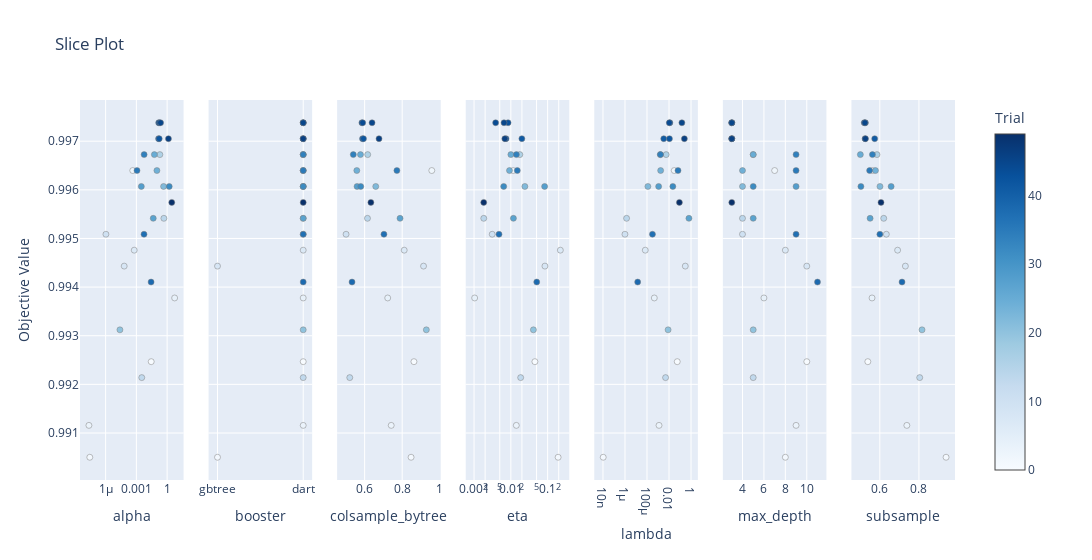

The notebook cell this image was saved under:
### Code cell
vis.plot_slice(study)

### Figure 1 — Plotly figure (JSON) as saved in the notebook; plotly's stock layout.template omitted (floating-point values rounded to 4 significant figures)
{"data": [{"marker": {"color": [0, 1, 2, 3, 4, 7, 8, 10, 13, 14, 16, 20, 22, 24, 25, 27, 28, 32, 34, 35, 37, 38, 41, 42, 43, 44, 45, 46, 49], "colorbar": {"title": {"text": "Trial"}, "x": 1, "xpad": 40}, "colorscale": [[0, "rgb(247,251,255)"], [0.125, "rgb(222,235,247)"], [0.25, "rgb(198,219,239)"], [0.375, "rgb(158,202,225)"], [0.5, "rgb(107,174,214)"], [0.625, "rgb(66,146,198)"], [0.75, "rgb(33,113,181)"], [0.875, "rgb(8,81,156)"], [1, "rgb(8,48,107)"]], "line": {"color": "Grey", "width": 0.5}, "showscale": true}, "mode": "markers", "name": "Feasible Trial", "showlegend": false, "type": "scatter", "x": [0.02797, 2.872e-08, 0.0004416, 2.358e-08, 5.4, 0.0006178, 6.49e-05, 1.071e-06, 0.003345, 0.4804, 0.1957, 2.482e-05, 0.4498, 0.101, 0.05675, 0.0442, 0.003044, 1.597, 0.005688, 0.001147, 0.005543, 0.02718, 0.1459, 0.1689, 0.1508, 0.1731, 0.2299, 1.345, 2.831], "xaxis": "x", "y": [0.9925, 0.9905, 0.9964, 0.9912, 0.9938, 0.9948, 0.9944, 0.9951, 0.9921, 0.9954, 0.9967, 0.9931, 0.9961, 0.9964, 0.9967, 0.9954, 0.9961, 0.9961, 0.9967, 0.9964, 0.9951, 0.9941, 0.9971, 0.9971, 0.9974, 0.9974, 0.9974, 0.9971, 0.9957], "yaxis": "y"}, {"marker": {"color": [0, 1, 2, 3, 4, 7, 8, 10, 13, 14, 16, 20, 22, 24, 25, 27, 28, 32, 34, 35, 37, 38, 41, 42, 43, 44, 45, 46, 49], "colorbar": {"title": {"text": "Trial"}, "x": 1, "xpad": 40}, "colorscale": [[0, "rgb(247,251,255)"], [0.125, "rgb(222,235,247)"], [0.25, "rgb(198,219,239)"], [0.375, "rgb(158,202,225)"], [0.5, "rgb(107,174,214)"], [0.625, "rgb(66,146,198)"], [0.75, "rgb(33,113,181)"], [0.875, "rgb(8,81,156)"], [1, "rgb(8,48,107)"]], "line": {"color": "Grey", "width": 0.5}, "showscale": false}, "mode": "markers", "name": "Feasible Trial", "showlegend": false, "type": "scatter", "x": ["dart", "gbtree", "dart", "dart", "dart", "dart", "gbtree", "dart", "dart", "dart", "dart", "dart", "dart", "dart", "dart", "dart", "dart", "dart", "dart", "dart", "dart", "dart", "dart", "dart", "dart", "dart", "dart", "dart", "dart"], "xaxis": "x2", "y": [0.9925, 0.9905, 0.9964, 0.9912, 0.9938, 0.9948, 0.9944, 0.9951, 0.9921, 0.9954, 0.9967, 0.9931, 0.9961, 0.9964, 0.9967, 0.9954, 0.9961, 0.9961, 0.9967, 0.9964, 0.9951, 0.9941, 0.9971, 0.9971, 0.9974, 0.9974, 0.9974, 0.9971, 0.9957], "yaxis": "y2"}, {"marker": {"color": [0, 1, 2, 3, 4, 7, 8, 10, 13, 14, 16, 20, 22, 24, 25, 27, 28, 32, 34, 35, 37, 38, 41, 42, 43, 44, 45, 46, 49], "colorbar": {"title": {"text": "Trial"}, "x": 1, "xpad": 40}, "colorscale": [[0, "rgb(247,251,255)"], [0.125, "rgb(222,235,247)"], [0.25, "rgb(198,219,239)"], [0.375, "rgb(158,202,225)"], [0.5, "rgb(107,174,214)"], [0.625, "rgb(66,146,198)"], [0.75, "rgb(33,113,181)"], [0.875, "rgb(8,81,156)"], [1, "rgb(8,48,107)"]], "line": {"color": "Grey", "width": 0.5}, "showscale": false}, "mode": "markers", "name": "Feasible Trial", "showlegend": false, "type": "scatter", "x": [0.8627, 0.8474, 0.9577, 0.7416, 0.723, 0.8109, 0.9138, 0.5011, 0.5208, 0.6152, 0.6163, 0.9287, 0.6592, 0.5583, 0.5778, 0.7886, 0.5597, 0.5793, 0.5396, 0.7718, 0.7029, 0.5328, 0.5887, 0.594, 0.5855, 0.5897, 0.6395, 0.6766, 0.6332], "xaxis": "x3", "y": [0.9925, 0.9905, 0.9964, 0.9912, 0.9938, 0.9948, 0.9944, 0.9951, 0.9921, 0.9954, 0.9967, 0.9931, 0.9961, 0.9964, 0.9967, 0.9954, 0.9961, 0.9961, 0.9967, 0.9964, 0.9951, 0.9941, 0.9971, 0.9971, 0.9974, 0.9974, 0.9974, 0.9971, 0.9957], "yaxis": "y3"}, {"marker": {"color": [0, 1, 2, 3, 4, 7, 8, 10, 13, 14, 16, 20, 22, 24, 25, 27, 28, 32, 34, 35, 37, 38, 41, 42, 43, 44, 45, 46, 49], "colorbar": {"title": {"text": "Trial"}, "x": 1, "xpad": 40}, "colorscale": [[0, "rgb(247,251,255)"], [0.125, "rgb(222,235,247)"], [0.25, "rgb(198,219,239)"], [0.375, "rgb(158,202,225)"], [0.5, "rgb(107,174,214)"], [0.625, "rgb(66,146,198)"], [0.75, "rgb(33,113,181)"], [0.875, "rgb(8,81,156)"], [1, "rgb(8,48,107)"]], "line": {"color": "Grey", "width": 0.5}, "showscale": false}, "mode": "markers", "name": "Feasible Trial", "showlegend": false, "type": "scatter", "x": [0.04511, 0.1928, 0.01158, 0.01409, 0.001038, 0.2217, 0.08447, 0.003114, 0.01849, 0.001836, 0.01755, 0.04101, 0.02405, 0.009179, 0.01002, 0.01174, 0.08285, 0.006396, 0.01415, 0.01498, 0.004771, 0.05057, 0.01995, 0.007404, 0.008407, 0.003863, 0.006525, 0.006861, 0.001832], "xaxis": "x4", "y": [0.9925, 0.9905, 0.9964, 0.9912, 0.9938, 0.9948, 0.9944, 0.9951, 0.9921, 0.9954, 0.9967, 0.9931, 0.9961, 0.9964, 0.9967, 0.9954, 0.9961, 0.9961, 0.9967, 0.9964, 0.9951, 0.9941, 0.9971, 0.9971, 0.9974, 0.9974, 0.9974, 0.9971, 0.9957], "yaxis": "y4"}, {"marker": {"color": [0, 1, 2, 3, 4, 7, 8, 10, 13, 14, 16, 20, 22, 24, 25, 27, 28, 32, 34, 35, 37, 38, 41, 42, 43, 44, 45, 46, 49], "colorbar": {"title": {"text": "Trial"}, "x": 1, "xpad": 40}, "colorscale": [[0, "rgb(247,251,255)"], [0.125, "rgb(222,235,247)"], [0.25, "rgb(198,219,239)"], [0.375, "rgb(158,202,225)"], [0.5, "rgb(107,174,214)"], [0.625, "rgb(66,146,198)"], [0.75, "rgb(33,113,181)"], [0.875, "rgb(8,81,156)"], [1, "rgb(8,48,107)"]], "line": {"color": "Grey", "width": 0.5}, "showscale": false}, "mode": "markers", "name": "Feasible Trial", "showlegend": false, "type": "scatter", "x": [0.05603, 1.052e-08, 0.03002, 0.001237, 0.0004615, 6.976e-05, 0.3018, 9.913e-07, 0.00487, 1.394e-06, 0.005477, 0.008281, 0.0001211, 0.00174, 0.001623, 0.6464, 0.001147, 0.02231, 0.001671, 0.06542, 0.0003136, 1.427e-05, 0.003336, 0.01097, 0.01192, 0.01068, 0.1479, 0.2493, 0.08802], "xaxis": "x5", "y": [0.9925, 0.9905, 0.9964, 0.9912, 0.9938, 0.9948, 0.9944, 0.9951, 0.9921, 0.9954, 0.9967, 0.9931, 0.9961, 0.9964, 0.9967, 0.9954, 0.9961, 0.9961, 0.9967, 0.9964, 0.9951, 0.9941, 0.9971, 0.9971, 0.9974, 0.9974, 0.9974, 0.9971, 0.9957], "yaxis": "y5"}, {"marker": {"color": [0, 1, 2, 3, 4, 7, 8, 10, 13, 14, 16, 20, 22, 24, 25, 27, 28, 32, 34, 35, 37, 38, 41, 42, 43, 44, 45, 46, 49], "colorbar": {"title": {"text": "Trial"}, "x": 1, "xpad": 40}, "colorscale": [[0, "rgb(247,251,255)"], [0.125, "rgb(222,235,247)"], [0.25, "rgb(198,219,239)"], [0.375, "rgb(158,202,225)"], [0.5, "rgb(107,174,214)"], [0.625, "rgb(66,146,198)"], [0.75, "rgb(33,113,181)"], [0.875, "rgb(8,81,156)"], [1, "rgb(8,48,107)"]], "line": {"color": "Grey", "width": 0.5}, "showscale": false}, "mode": "markers", "name": "Feasible Trial", "showlegend": false, "type": "scatter", "x": [10, 8, 7, 9, 6, 8, 10, 4, 5, 4, 5, 5, 4, 4, 5, 5, 9, 5, 9, 9, 9, 11, 3, 3, 3, 3, 3, 3, 3], "xaxis": "x6", "y": [0.9925, 0.9905, 0.9964, 0.9912, 0.9938, 0.9948, 0.9944, 0.9951, 0.9921, 0.9954, 0.9967, 0.9931, 0.9961, 0.9964, 0.9967, 0.9954, 0.9961, 0.9961, 0.9967, 0.9964, 0.9951, 0.9941, 0.9971, 0.9971, 0.9974, 0.9974, 0.9974, 0.9971, 0.9957], "yaxis": "y6"}, {"marker": {"color": [0, 1, 2, 3, 4, 7, 8, 10, 13, 14, 16, 20, 22, 24, 25, 27, 28, 32, 34, 35, 37, 38, 41, 42, 43, 44, 45, 46, 49], "colorbar": {"title": {"text": "Trial"}, "x": 1, "xpad": 40}, "colorscale": [[0, "rgb(247,251,255)"], [0.125, "rgb(222,235,247)"], [0.25, "rgb(198,219,239)"], [0.375, "rgb(158,202,225)"], [0.5, "rgb(107,174,214)"], [0.625, "rgb(66,146,198)"], [0.75, "rgb(33,113,181)"], [0.875, "rgb(8,81,156)"], [1, "rgb(8,48,107)"]], "line": {"color": "Grey", "width": 0.5}, "showscale": false}, "mode": "markers", "name": "Feasible Trial", "showlegend": false, "type": "scatter", "x": [0.5389, 0.9387, 0.5629, 0.7382, 0.5603, 0.6911, 0.7308, 0.6335, 0.8039, 0.6201, 0.5855, 0.8157, 0.6009, 0.5778, 0.5006, 0.5505, 0.6579, 0.5035, 0.5624, 0.5481, 0.6004, 0.7136, 0.5739, 0.5248, 0.5264, 0.5204, 0.524, 0.5268, 0.6061], "xaxis": "x7", "y": [0.9925, 0.9905, 0.9964, 0.9912, 0.9938, 0.9948, 0.9944, 0.9951, 0.9921, 0.9954, 0.9967, 0.9931, 0.9961, 0.9964, 0.9967, 0.9954, 0.9961, 0.9961, 0.9967, 0.9964, 0.9951, 0.9941, 0.9971, 0.9971, 0.9974, 0.9974, 0.9974, 0.9971, 0.9957], "yaxis": "y7"}], "layout": {"title": {"text": "Slice Plot"}, "width": 2100, "xaxis": {"anchor": "y", "domain": [0, 0.1184], "title": {"text": "alpha"}, "type": "log"}, "xaxis2": {"anchor": "y2", "categoryarray": ["gbtree", "dart"], "categoryorder": "array", "domain": [0.1469, 0.2653], "title": {"text": "booster"}, "type": "category"}, "xaxis3": {"anchor": "y3", "domain": [0.2939, 0.4122], "title": {"text": "colsample_bytree"}}, "xaxis4": {"anchor": "y4", "domain": [0.4408, 0.5592], "title": {"text": "eta"}, "type": "log"}, "xaxis5": {"anchor": "y5", "domain": [0.5878, 0.7061], "title": {"text": "lambda"}, "type": "log"}, "xaxis6": {"anchor": "y6", "domain": [0.7347, 0.8531], "title": {"text": "max_depth"}}, "xaxis7": {"anchor": "y7", "domain": [0.8816, 1.0], "title": {"text": "subsample"}}, "yaxis": {"anchor": "x", "domain": [0, 1], "title": {"text": "Objective Value"}}, "yaxis2": {"anchor": "x2", "domain": [0, 1], "matches": "y", "showticklabels": false}, "yaxis3": {"anchor": "x3", "domain": [0, 1], "matches": "y", "showticklabels": false}, "yaxis4": {"anchor": "x4", "domain": [0, 1], "matches": "y", "showticklabels": false}, "yaxis5": {"anchor": "x5", "domain": [0, 1], "matches": "y", "showticklabels": false}, "yaxis6": {"anchor": "x6", "domain": [0, 1], "matches": "y", "showticklabels": false}, "yaxis7": {"anchor": "x7", "domain": [0, 1], "matches": "y", "showticklabels": false}}}
